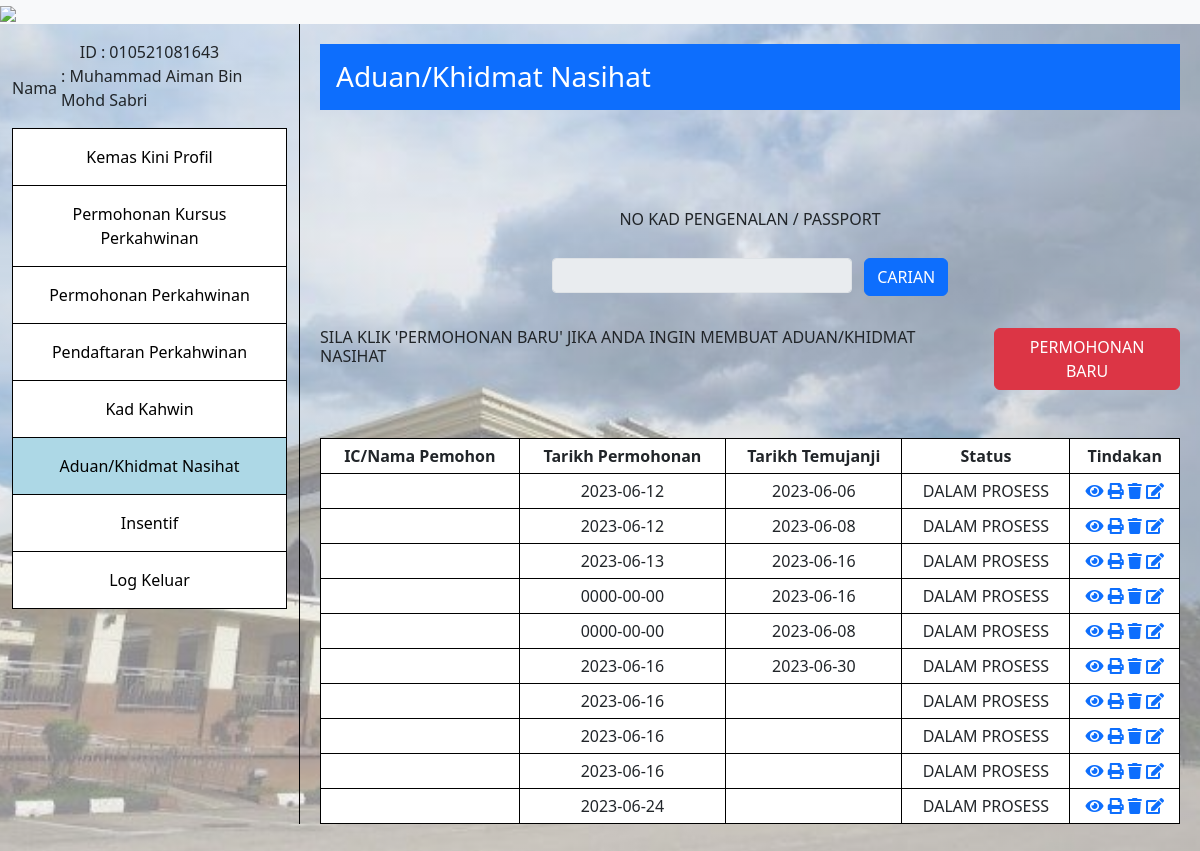
The app's page /App/ManageConsultation/applicationDetails.php (signed in), older data.
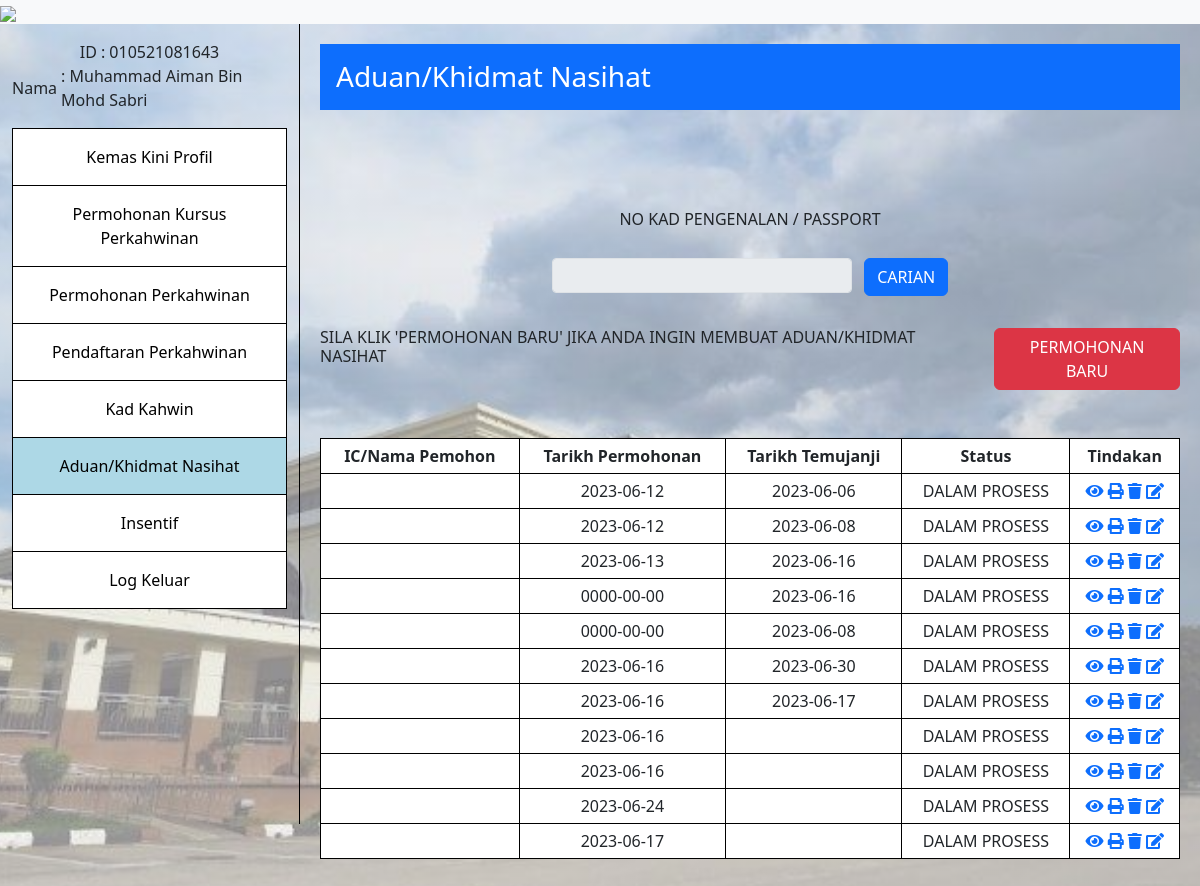
The same page, newer data.
### tables this page shows
CREATE TABLE `complaint` (
  `complaint_id` int(11) NOT NULL,
  `complaint_date` date NOT NULL,
  `complaint_desc` text NOT NULL
);

CREATE TABLE `consultation` (
  `consultation_ID` int(11) NOT NULL,
  `consultation_session_no` int(11) NOT NULL,
  `consultation_additional` varchar(10) NOT NULL,
  `consultation_date` date NOT NULL,
  `consultation_time` time NOT NULL
);

### BusinessServices/controllers/ManageConsultationController/complaintController.php (called while the page is built, shortened)
<?php
class complaintController extends complaint
{
    public function getDataComplaint()
    {
        try {
            $connection = $this->getConnection();
            $query = "SELECT complaint_ID, complaint_date, complaint_desc, complaint_date FROM complaint";
            $result = mysqli_query($connection, $query);
            $complaintData = mysqli_fetch_all($result, MYSQLI_ASSOC);
            return $complaintData;
        } catch (Exception $e) {
            echo "Error: " . $e->getMessage();
            return null;
        }
    }
}

### BusinessServices/controllers/ManageConsultationController/consultationController.php (called while the page is built, shortened)
<?php
class consultationController extends consultation
{
    public function getDataConsultation()
    {
        try {
            $connection = $this->getConnection();
            $query = "SELECT consultation_ID, consultation_date, consultation_time FROM consultation";
            $result = mysqli_query($connection, $query);
            $consultationData = mysqli_fetch_all($result, MYSQLI_ASSOC);
            return $consultationData;
        } catch (Exception $e) {
            echo "Error: " . $e->getMessage();
            return null;
        }
    }
}

### App/ManageConsultation/applicationDetails.php (the view, shortened to what the changed rows need)
<!DOCTYPE html>
<html lang="en">
<head>
    <link rel="stylesheet" href="https://cdn.jsdelivr.net/npm/bootstrap@5.3.0/dist/css/bootstrap.min.css">
    <link rel="stylesheet" href="https://cdnjs.cloudflare.com/ajax/libs/font-awesome/5.15.4/css/all.min.css">
    <link rel="stylesheet" href="../../../ezkahwin/public/css/styles.css">
</head>
<body>
    <?php
    require_once 'C:\xampp\htdocs\ezkahwin\BusinessServices\controllers\ManageConsultationController\complaintController.php';
    require_once 'C:\xampp\htdocs\ezkahwin\BusinessServices\controllers\ManageConsultationController\consultationController.php';
    $complaintController = new complaintController();
    $complaintData = $complaintController->getDataComplaint();
    $consultationController = new consultationController();
    $consultationData = $consultationController->getDataConsultation();
    ?>
    <div class="container-fluid">
        <div class="row">
            <div class="col-md-9 content">
                <div class="content-title bg-primary text-white p-3">
                    <h1 class="h3 m-0">Aduan/Khidmat Nasihat</h1>
                </div>
                <div class="contentBox mt-3">
                    <div class="desc">
                        <div style="margin-top: 100px;">
                            <br><br>
                            <?php
                            if (!empty($complaintData && $consultationData)) {
                                echo "<table style='border: 1px solid black; border-collapse: collapse; width: 100%; background-color: white;'>";
                                echo "<tr>";
                                echo "<th style='border: 1px solid black; padding: 5px; text-align: center;'>IC/Nama Pemohon</th>";
                                echo "<th style='border: 1px solid black; padding: 5px; text-align: center;'>Tarikh Permohonan</th>";
                                echo "<th style='border: 1px solid black; padding: 5px; text-align: center;'>Tarikh Temujanji</th>";
                                echo "<th style='border: 1px solid black; padding: 5px; text-align: center;'>Status</th>";
                                echo "<th style='border: 1px solid black; padding: 5px; text-align: center;'>Tindakan</th>";
                                echo "</tr>";
                                foreach ($complaintData as $complaint) {
                                    $complaint_ID = $complaint['complaint_ID'];
                                    $complaint_date = $complaint['complaint_date'];
                                    $consultation_date = '';
                                    foreach ($consultationData as $consultation) {
                                        if ($consultation['consultation_ID'] === $complaint_ID) {
                                            $consultation_date = $consultation['consultation_date'];
                                            break;
                                        }
                                    }
                                    echo "<tr>";
                                    echo "<td style='border: 1px solid black; padding: 5px; text-align: center;'></td>";
                                    echo "<td style='border: 1px solid black; padding: 5px; text-align: center;'>$complaint_date</td>";
                                    echo "<td style='border: 1px solid black; padding: 5px; text-align: center;'>$consultation_date</td>";
                                    echo "<td style='border: 1px solid black; padding: 5px; text-align: center;'>DALAM PROSESS</td>";
                                    echo "<td style='border: 1px solid black; padding: 5px; text-align: center;'>";
                                    echo "<a href='complaintForm.php?id=$complaint_ID' style='text-decoration: none;'><i class='fas fa-eye'></i></a>&nbsp;";
                                    echo "<a href='javascript:void(0);' onclick='printComplaint($complaint_ID)' style='text-decoration: none;'><i class='fas fa-print'></i></a>&nbsp;";
                                    echo "<a href='applicationDetails.php?id=$complaint_ID' style='text-decoration: none;' onclick='return confirm(\"Are you sure you want to delete this complaint?\");'><i class='fas fa-trash'></i></a>&nbsp;";
                                    echo "<a href='complaintForm.php?id=$complaint_ID' style='text-decoration: none;'><i class='fas fa-edit'></i></a>";
                                    echo "</td>";
                                    echo "</tr>";
                                }
                                echo "</table>";
                                echo "<br><br>";
                            } else {
                                echo "No complaints found.";
                            }
                            ?>
                        </div>
                    </div>
                </div>
            </div>
        </div>
</body>
</html>

Row changes from the older to the newer data that the page shows:
added consultation: consultation_date "2023-06-17"
added complaint: complaint_date "2023-06-17"
